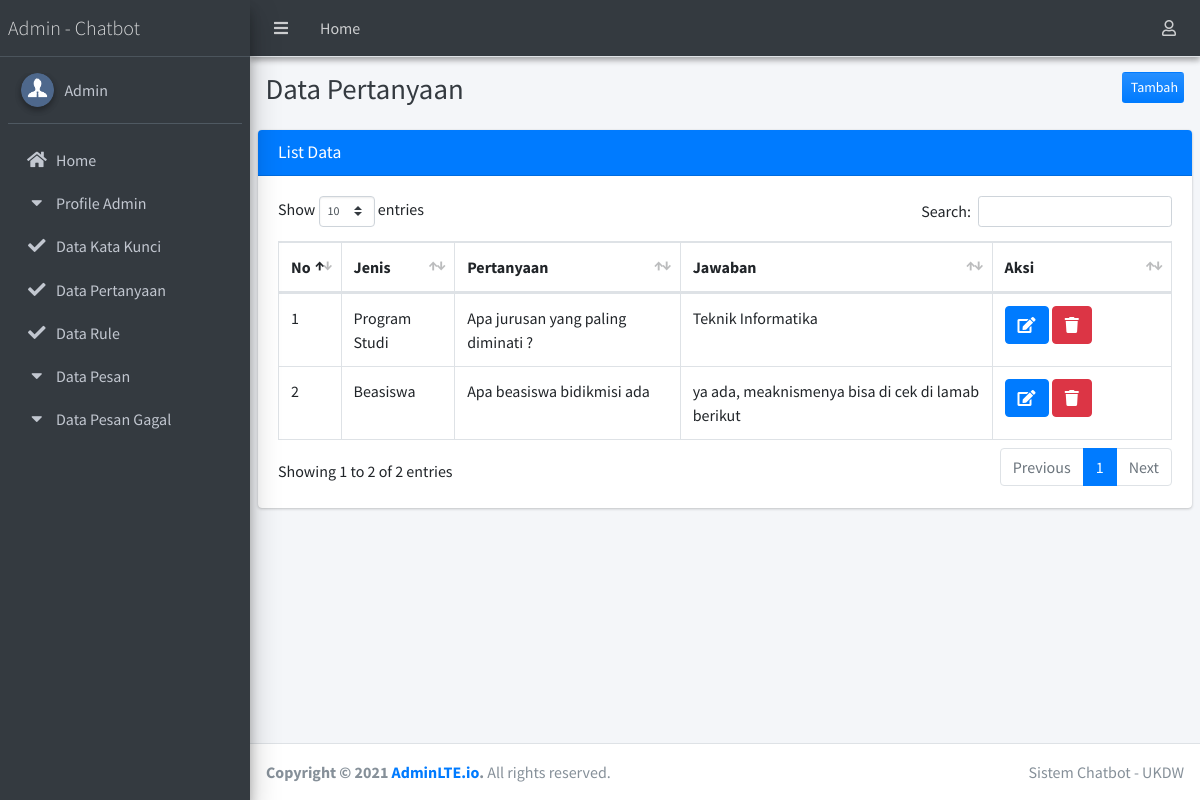
The app's page /admin/index.php?hal=pertanyaan with its own data.
### tables this page shows
CREATE TABLE `tb_pertanyaan` (
  `idpertanyaan` char(5) NOT NULL,
  `jenis` varchar(100) DEFAULT NULL,
  `pertanyaan` varchar(500) DEFAULT NULL,
  `jawaban` text DEFAULT NULL
);

### admin/pertanyaan.php (the view, shortened to what this page needs)
<div class="content-header">
  <div class="container-fluid">
    <div class="row mb-2">
      <div class="col-sm-6">
        <h1 class="m-0 text-dark">Data Pertanyaan</h1>
      </div>
      <div class="col-sm-5">
      </div>
      <div class="col-sm-1">
        <a href="?hal=pertanyaan_olah" style="float: right;" class="btn btn-block bg-gradient-primary btn-sm">Tambah</a>
      </div>
    </div>
  </div>
</div>
<section class="content">
  <div class="row">
    <div class="col-12">
      <div class="card card-primary">
        <div class="card-header">
          <h3 class="card-title primary">List Data</h3>
        </div>
        <div class="card-body">
          <table id="example2" class="table table-bordered table-hover">
            <thead>
              <tr>
                <th>No</th>
                <th>Jenis</th>
                <th>Pertanyaan</th>
                <th>Jawaban</th>
                <th>Aksi</th>
              </tr>
            </thead>
            <tbody>
              <?php
              $query="SELECT * from tb_pertanyaan";
              $result=$mysqli->query($query);
              $num_result=$result->num_rows;
              if ($num_result > 0 ) {
                $no=0;
                while ($data=mysqli_fetch_assoc($result)) {
                  extract($data);
                  ?>
                  <tr>
                    <td width="5%"><?=$no+=1; ?></td>
                    <td><?=$jenis; ?></td>
                    <td><?=$pertanyaan; ?></td>
                    <td><?=$jawaban; ?></td>
                    <td width="20%">
                      <a href="?hal=pertanyaan_olah&id=<?=$idpertanyaan; ?>"
                        class="btn btn-icon btn-primary" title="Edit Data"><i class="fa fa-edit"></i> </a>
                        <a class="btn btn-danger" title="Hapus Data" href="pertanyaan_proses.php?hapus=<?=$idpertanyaan;?>"
                          onclick="return confirm('Apakah anda yakin akan menghapus data ini?')"> <i class="fa fa-trash"></i></a>
                        </td>
                      </tr>
                    <?php }} ?>
                  </table>
                </div>
              </div>
            </div>
          </div>
        </section>

### records on screen
tb_pertanyaan: no "1", jenis "Program Studi", pertanyaan "Apa jurusan yang paling diminati ?", jawaban "Teknik Informatika"
tb_pertanyaan: no "2", jenis "Beasiswa", pertanyaan "Apa beasiswa bidikmisi ada", jawaban "ya ada, meaknismenya bisa di cek di lamab berikut"
